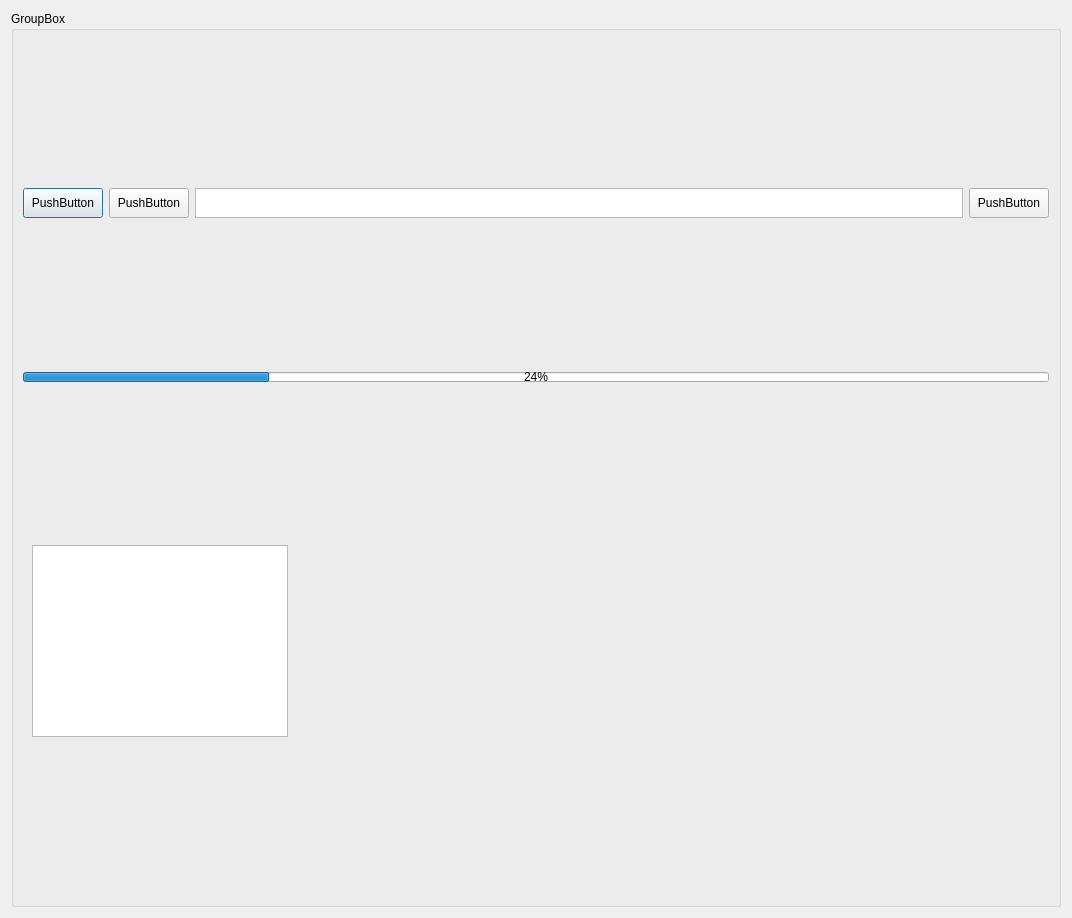
<?xml version="1.0" encoding="UTF-8"?>
<ui version="4.0">
 <class>Dialog</class>
 <widget class="QDialog" name="Dialog">
  <property name="geometry">
   <rect>
    <x>0</x>
    <y>0</y>
    <width>1072</width>
    <height>918</height>
   </rect>
  </property>
  <property name="minimumSize">
   <size>
    <width>900</width>
    <height>700</height>
   </size>
  </property>
  <property name="windowTitle">
   <string>Dialog</string>
  </property>
  <layout class="QGridLayout" name="gridLayout">
   <item row="0" column="0">
    <widget class="QGroupBox" name="groupBox">
     <property name="sizePolicy">
      <sizepolicy hsizetype="MinimumExpanding" vsizetype="MinimumExpanding">
       <horstretch>0</horstretch>
       <verstretch>0</verstretch>
      </sizepolicy>
     </property>
     <property name="minimumSize">
      <size>
       <width>900</width>
       <height>700</height>
      </size>
     </property>
     <property name="title">
      <string>GroupBox</string>
     </property>
     <layout class="QVBoxLayout" name="verticalLayout_3">
      <item>
       <layout class="QHBoxLayout" name="horizontalLayout_2">
        <property name="sizeConstraint">
         <enum>QLayout::SetDefaultConstraint</enum>
        </property>
        <item>
         <widget class="QPushButton" name="pushButton_3">
          <property name="sizePolicy">
           <sizepolicy hsizetype="Minimum" vsizetype="Fixed">
            <horstretch>0</horstretch>
            <verstretch>30</verstretch>
           </sizepolicy>
          </property>
          <property name="minimumSize">
           <size>
            <width>50</width>
            <height>30</height>
           </size>
          </property>
          <property name="maximumSize">
           <size>
            <width>80</width>
            <height>30</height>
           </size>
          </property>
          <property name="text">
           <string>PushButton</string>
          </property>
         </widget>
        </item>
        <item>
         <widget class="QPushButton" name="pushButton_2">
          <property name="maximumSize">
           <size>
            <width>80</width>
            <height>30</height>
           </size>
          </property>
          <property name="text">
           <string>PushButton</string>
          </property>
         </widget>
        </item>
        <item>
         <widget class="QTextEdit" name="textEdit">
          <property name="sizePolicy">
           <sizepolicy hsizetype="Expanding" vsizetype="Fixed">
            <horstretch>0</horstretch>
            <verstretch>0</verstretch>
           </sizepolicy>
          </property>
          <property name="maximumSize">
           <size>
            <width>1200</width>
            <height>30</height>
           </size>
          </property>
         </widget>
        </item>
        <item>
         <widget class="QPushButton" name="pushButton">
          <property name="maximumSize">
           <size>
            <width>80</width>
            <height>30</height>
           </size>
          </property>
          <property name="text">
           <string>PushButton</string>
          </property>
         </widget>
        </item>
       </layout>
      </item>
      <item>
       <widget class="QProgressBar" name="progressBar">
        <property name="maximumSize">
         <size>
          <width>16777215</width>
          <height>10</height>
         </size>
        </property>
        <property name="value">
         <number>24</number>
        </property>
       </widget>
      </item>
      <item>
       <widget class="QWidget" name="horizontalWidget_3" native="true">
        <property name="sizePolicy">
         <sizepolicy hsizetype="Expanding" vsizetype="Expanding">
          <horstretch>0</horstretch>
          <verstretch>0</verstretch>
         </sizepolicy>
        </property>
        <property name="minimumSize">
         <size>
          <width>50</width>
          <height>60</height>
         </size>
        </property>
        <layout class="QHBoxLayout" name="horizontalLayout_5">
         <property name="sizeConstraint">
          <enum>QLayout::SetFixedSize</enum>
         </property>
         <item>
          <widget class="QTextEdit" name="textEdit_2">
           <property name="minimumSize">
            <size>
             <width>50</width>
             <height>60</height>
            </size>
           </property>
          </widget>
         </item>
         <item>
          <spacer name="horizontalSpacer">
           <property name="orientation">
            <enum>Qt::Horizontal</enum>
           </property>
           <property name="sizeType">
            <enum>QSizePolicy::Fixed</enum>
           </property>
           <property name="sizeHint" stdset="0">
            <size>
             <width>0</width>
             <height>20</height>
            </size>
           </property>
          </spacer>
         </item>
        </layout>
       </widget>
      </item>
     </layout>
    </widget>
   </item>
  </layout>
 </widget>
 <resources/>
 <connections/>
</ui>
